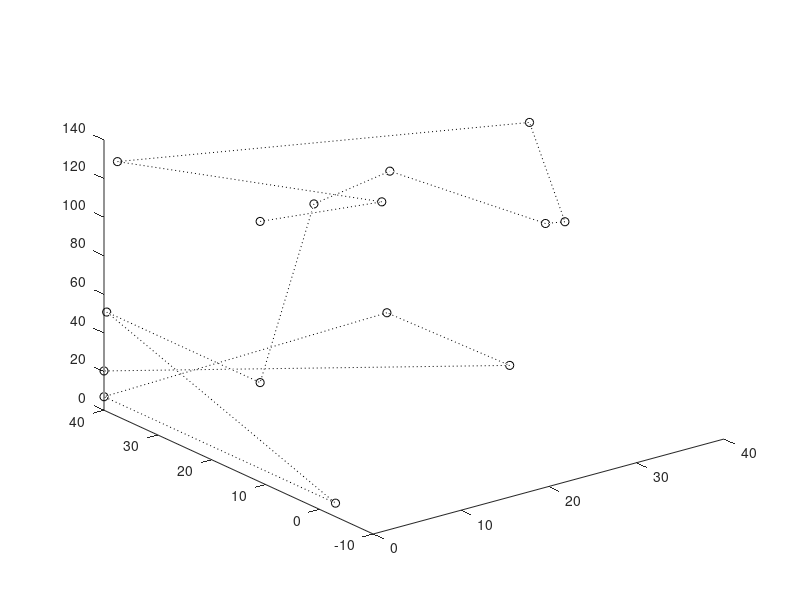

Reproduce this figure in MATLAB.
function [  ] = SimpleModel(  )
%SIMPLEMODEL Summary of this function goes here
%   Detailed explanation goes here

%% parameters
a = zeros(1,25); % mm; measured from paper
q = zeros(1,1);
k = zeros(1,6);

a(1:3) = [14 20.5 44.5];
a(4:7) = [14 83.5 128 36];
a(8) = 22.5;
a(9:10) = [12 39]; % double?
a(11:12) = [20 48];
a(13:17) = [28.5 20*2 43 34*2 20]; % double 14,16,17?
% 14 and 16 should be doubled
a(18:20) = [11 31 28]; % double 19,20?
a(21:22) = [11 14];
a(23:25) = [8.5 28 16];

q(1) = 135;

k(1) = 0.3; % 0.3-0.35
k(2) = 0.05; % 0.05-0.07
k(3) = 0.75; % 0.75-0.8
k(4) = 0.47; % 0.47-0.51
k(5) = 0.4; % about 0.4
k(6) = 0.3; % about 0.3

%% points: column 3-by-1 vectors
M = zeros(3,15);

M(:,1)  = [0.0;     a(18);          q(1)];
M(:,2)  = [a(9);    k(1)*(a(8)^2+a(1)^2)^0.5;   ...
                                    q(1)-k(2)*a(1)];
M(:,3)  = [0.0;     a(18)+(a(8)^2+a(1)^2)^0.5; ...
                                    q(1)-3];
M(:,5)  = [a(24);   0.0;            q(1)-a(2)];
M(:,6)  = [a(19);   a(23);          q(1)-a(7)];
M(:,4)  = [a(10);   a(23)+a(25);    q(1)-a(4)];% depend on M_6
M(:,7)  = [a(20);   a(23)+(a(11)^2-(a(20)^2-a(19)^2))^0.5;  ...
                                    q(1)-a(7)];
M(:,8)  = [a(17);   (a(12)^2-(a(3)^2-a(2)^2)-(a(17)^2-a(24)^2))^0.5; ...
                                    q(1)-a(3)];
M(:,9)  = [0.0;     a(21);          q(1)-a(5)];
M(:,10) = [0.0;     a(21)+a(13);    q(1)-a(5)];
M(:,11) = [0.0;     a(21)-a(22);    q(1)-a(6)];
M(:,12) = [0.0;     a(21)-a(22)+a(15);  ...
                                    q(1)-a(6)];
M(:,13) = [0.5*a(14);   M(2,9)+k(5)*(M(2,8)-M(2,9)); ...
                                    q(1)-a(5)];
M(:,14) = [0.5*a(16);   M(2,9)+k(5)*(M(2,8)-M(2,9)); ...
                                    q(1)-a(6)];
M(:,15) = [0.0;     a(21)-a(22)+a(15);  ...
                                    (a(6)-a(5))*k(6)+(q(1)-a(6))];
plot3(M(1,:),M(2,:),M(3,:),':ok');
%% point-controls

%% lines



end

